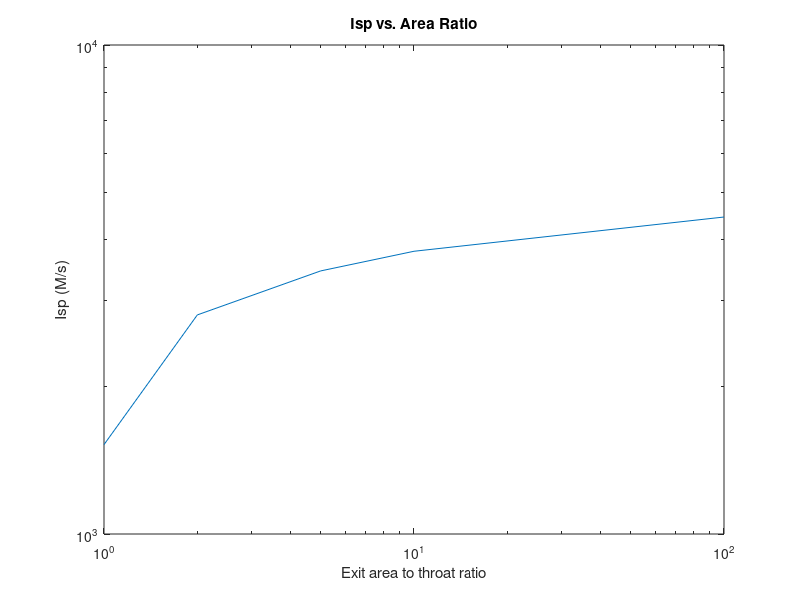
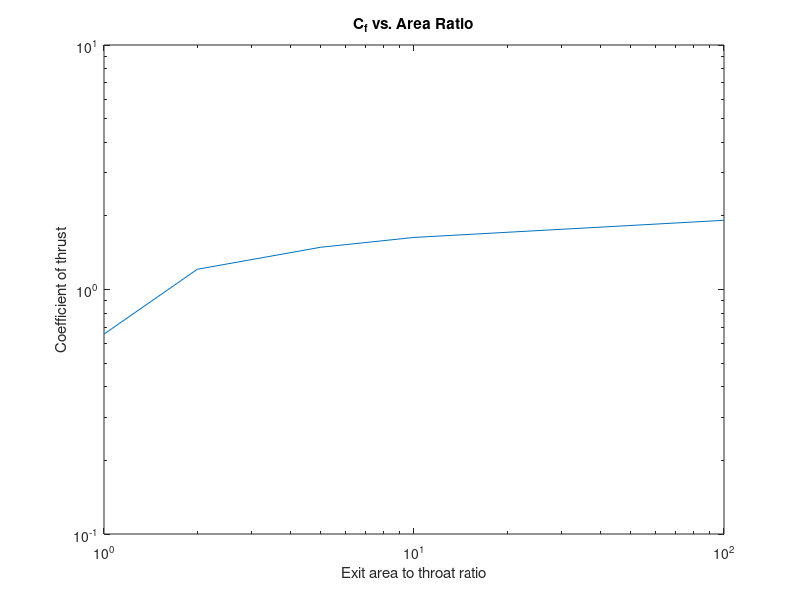

MATLAB code to generate these figures, in order:
Ae_At = [ 1.0000 ; 1.0000 ; 2.0000 ; 5.0000 ; 10.000 ; 100.00 ] ; 
Isp = [ 1523.3 ; 1523.3 ; 2805.6 ; 3451.6 ; 3786.1 ; 4448.7 ] ;
Cf = [ 0.6569   0.6569   1.2100   1.4885   1.6328   1.9186 ] ;

figure
loglog( Ae_At , Isp ) 
xlabel( 'Exit area to throat ratio' )
ylabel( 'Isp (M/s)' )
title( 'Isp vs. Area Ratio' )


figure
loglog( Ae_At , Cf ) 
xlabel( 'Exit area to throat ratio' )
ylabel( 'Coefficient of thrust' )
title( 'C_f vs. Area Ratio' )
